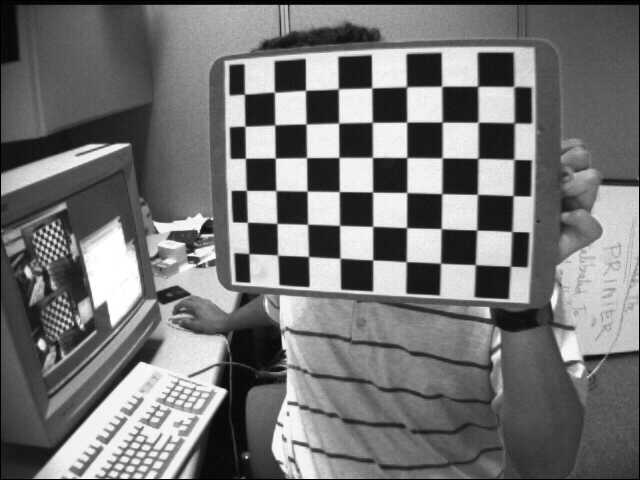
#> input picture notes/core/camera_callibration/img/calib_/left01.jpg, 640 x 480 px, found by its file name; its folder holds 4 pictures in this run; the run also reads 1 picture not shown here
$ python test.py
#> lines starting #> are read from the running program, lines starting #| are printed output that depends on the picture; after the words box and inside, x2 and y2 are one past the last pixel; in counts of white or black regions, pixels touching at a corner belong together
### notes/core/camera_callibration/mycalibrator.py
# 2023, March
# by @mahaamesha
# I want to do camera calibration to get intrinsic and extrinsic parameter.
# Then, I need to undistort test image

import cv2 as cv
import numpy as np
import matplotlib.pyplot as plt
import os


class CameraCalibrator():
	def __init__(self, PATERN_SIZE:tuple=(8,6), calib_dir:str="./img/calib/"):
		print('Initialize CameraCalibrator class ...', end=' ')
		self.PATERN_SIZE = PATERN_SIZE
		self.calib_dir = os.path.join( os.path.abspath(__file__), '../' , calib_dir )
		self.test_dir = os.path.join( os.path.abspath(__file__), '.././img/test/' )

		# store compressed images. i need it later in calibration
		self.obj_imgs = {}

		# termination criteria
		self.criteria = (cv.TERM_CRITERIA_EPS + cv.TERM_CRITERIA_MAX_ITER, 30, 0.001)

		# prepare object points, like (0,0,0), (1,0,0), (2,0,0) ....,(6,5,0)
		self.objp = np.zeros((self.PATERN_SIZE[0] * self.PATERN_SIZE[1], 3), np.float32)
		self.objp[:,:2] = np.mgrid[0:self.PATERN_SIZE[0], 0:self.PATERN_SIZE[1]].T.reshape(-1,2)

		# arrays to store object points and image points from all the images.
		self.objpoints = [] # 3d point in real world space
		self.imgpoints = [] # 2d points in image plane

		# calibration properties
		self.ret = None     # calibration return value
		self.mtx = None     # camera matrix
		self.dist = None    # distortion coefs
		self.rvecs = None   # rotational vector
		self.tvecs = None   # translation vector

		# reprojection error
		self.mean_err = None
		print('Done')


	def compress_calib_imgs(self, isResize:bool=0):
		print('Compressing calibration images ...')
		def compress_imgs_inside_dir(dir, isResize:bool=0):
#> called with isResize = 0
			for fname in os.listdir(dir):
				print('\tGrayscaling', end=' ')
				path = os.path.join(dir, fname)
				img = cv.imread(path, cv.IMREAD_GRAYSCALE)
#> img is the input picture: shape (480, 640); min 0, max 255, mean 116.6
				plt.imshow(img)

				if isResize:
					i = 1
					h, w = img.shape[0], img.shape[1]
					while w >= 1080:
						h, w = img.shape[0]//i, img.shape[1]//i
						i += 1
					print('and resizing', end=' ')
					img = cv.resize(img, (w,h))

				self.obj_imgs.update( {fname: img} )
				print('%s ...' %fname, end=' ')
				print('Done')
		compress_imgs_inside_dir(self.calib_dir, isResize)
		compress_imgs_inside_dir(self.test_dir, isResize)
#> call 2 of compress_imgs_inside_dir, with isResize = 0
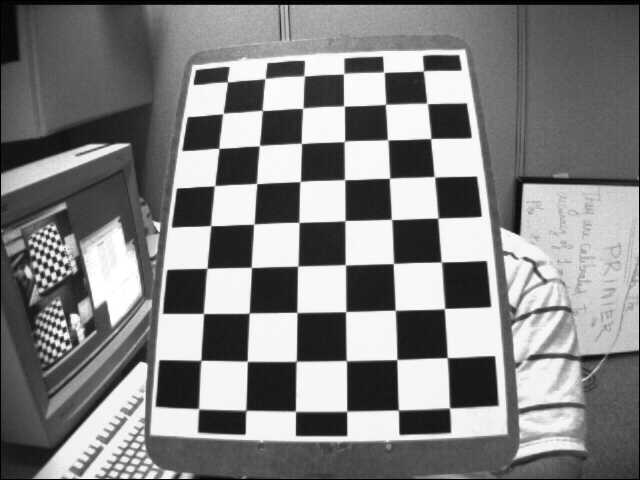
#> input picture notes/core/camera_callibration/img/test/left12.jpg, 640 x 480 px, found by its file name
#> in compress_imgs_inside_dir, img is the input picture: shape (480, 640); min 0, max 255, mean 129.5
#> after the loop in get_calib_properties, `for fname, gray in list( self.obj_imgs.items() )[:-1]:`:
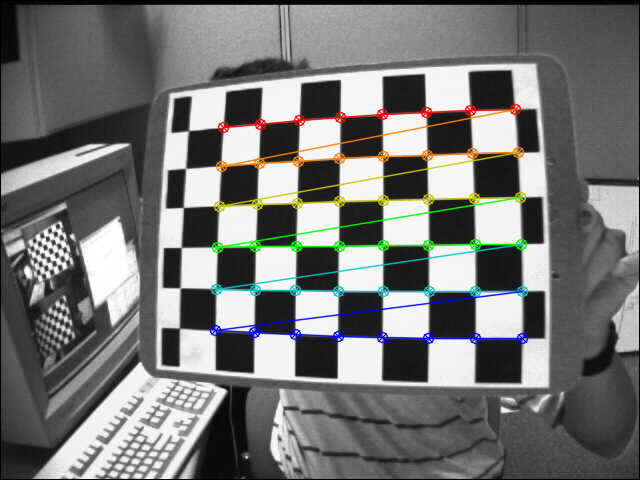
#> img: shape (480, 640, 3); mean B, G, R 116.3, 117.6, 117
#> in get_calib_properties, `plt.imshow(cv.cvtColor(img, cv.COLOR_BGR2RGB))`:
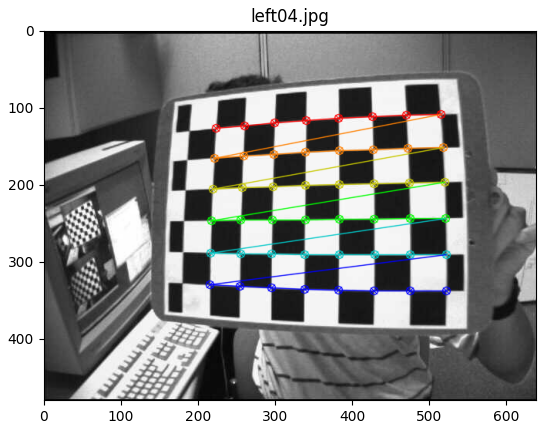
#> figure drawn by matplotlib, 1 panel


	# improvement of compress_calib_imgs. See tests/resize/main.py
	def size_preconditioning(self, file_path, dsize:tuple=(1920,1080)):
		"""
		Function to crop image into desired size (default=1920x1080).
		I assume that the input image has larger size.
		"""
#> called with dsize = (1920, 1080)
		im = cv.imread(file_path, cv.IMREAD_GRAYSCALE)
		h, w = im.shape[:2]
#> h = 480; w = 640

		# resize
		resize_size = (w, h)
#> resize_size = (640, 480)
		c = 1   # divider factor
		while resize_size[0] > dsize[0] and resize_size[1] > dsize[1]:
			c += 0.1
			resize_size = (int(w/c), int(h/c))
			if resize_size[0] < dsize[0] or resize_size[1] < dsize[1]:  # in last iteration
				c -= 0.1
				resize_size = (int(w/c), int(h/c))
				h, w = resize_size[1], resize_size[0]
				break
#> after the loop, c = 1; h = 480; w = 640
		im_resize = cv.resize(im, resize_size)

		# rows n cols range for cropping
		rows = (h//2-dsize[1]//2, h//2+dsize[1]//2)    # rows ~ height
#> rows = (-300, 780)
		cols = (w//2-dsize[0]//2, w//2+dsize[0]//2)    # cols ~ width
#> cols = (-640, 1280)
		im_crop = im_resize[rows[0]:rows[1], cols[0]:cols[1]]

		im_final = cv.rectangle(im_resize.copy(), pt1=(cols[0], rows[0]), pt2=(cols[1], rows[1]), color=(0,255,0), thickness=int(0.5/100*h))
		im_final = cv.circle(im_final, (w//2, h//2), color=(0,255,0), radius=int(1/100*h), thickness=-1)
#> im_final: shape (480, 640); 0.02% of pixels changed, all inside (x1, y1, x2, y2) = (316, 236, 325, 245)

		return im_crop


	# [12 lines left out: function compress_calib_imgs2, not called in this run]


	def get_calib_properties(self):
		print('Getting calibration properties ...')
		# find the chessboard pattern
		for fname, gray in list( self.obj_imgs.items() )[:-1]:		# last image is test image
			print('\tFinding chessboard corners in %s ...' %fname, end=' ')
			# img = cv.imread(os.path.join(self.calib_dir, fname))
			# gray = cv.cvtColor(img, cv.COLOR_BGR2GRAY)
			img = cv.cvtColor(gray, cv.COLOR_GRAY2BGR)
			# find the chess board corners
			ret, corners = cv.findChessboardCorners(gray, self.PATERN_SIZE, corners=None, )

			if ret == True:
				self.objpoints.append(self.objp)
				# increase accuracy
				corners2 = cv.cornerSubPix(gray, corners, winSize=(7,7), zeroZone=(-1,-1), criteria=self.criteria)
				self.imgpoints.append(corners2)
				# draw and display the corners
				cv.drawChessboardCorners(img, self.PATERN_SIZE, corners2, ret)
				print('Done')
			else: print('Failed')	# failed detect chessboard corners

		# save the last img
		plt.imshow( cv.cvtColor(img, cv.COLOR_BGR2RGB) ); plt.title(fname); plt.savefig( os.path.join(os.path.abspath(__file__), '../img/im_found.jpg'), dpi=300 ); plt.show()

		# calibrate to get intrinsic & extrinsic properties
		# mtx, dist are intrinsic | rvecs, tvecs are extrinsic
		print('Calibrating the camera ...', end=' ')
		self.ret, self.mtx, self.dist, self.rvecs, self.tvecs = cv.calibrateCamera(self.objpoints, self.imgpoints, gray.shape[::-1], \
																					cameraMatrix=None, distCoeffs=None, rvecs=None, tvecs=None)
		# convert tuple to numpy array
		self.rvecs, self.tvecs = np.asarray(self.rvecs), np.asarray(self.tvecs)
		print('Done')


	def calculate_reprojection_error(self):
		print('Calculating the re-projection error ...', end=' ')
		self.mean_err = 0
		for i in range(len(self.objpoints)):
			imgpoints2, _ = cv.projectPoints(self.objpoints[i], self.rvecs[i], self.tvecs[i], self.mtx, self.dist)
			error = cv.norm(self.imgpoints[i], imgpoints2, cv.NORM_L2)/len(imgpoints2)
			self.mean_err += error
		self.mean_err = self.mean_err/len(self.objpoints)
		print('Done')


	def print_calib_properties(self):
		print('\n========== CALIBRATION PROPERTIES ==========\n')
		print('Ret:', self.ret, end="\n\n")
		print('Camera matrix:'); print("Type:", type(self.mtx)); print("Shape:", self.mtx.shape); print(self.mtx, end="\n\n")
		print('Distortion coefficients:'); print("Type:", type(self.dist)); print("Shape:", self.dist.shape); print(self.dist, end="\n\n")
		print('Rotation vectors:'); print("Type:", type(self.rvecs)); print("Shape:", self.rvecs.shape); print(self.rvecs, end="\n\n")
		print('Translation vectors:'); print("Type:", type(self.tvecs)); print("Shape:", self.tvecs.shape); print(self.tvecs, end="\n\n")
		print('*) `rvecs` and `tvecs` contains (3x1) vector for every image.\n')

		print('Re-projection error:', self.mean_err)
		print('*) The closer the re-projection error is to zero, the more accurate the parameters we found are.')
		print('\n======= (END) CALIBRATION PROPERTIES =======\n')


	# if I already did the calibration once, i can save the calib properties
	def store_calib_properties(self, file_path:str='./data/calib_properties.npz'):
		print('Storing calibration properties ...', end=' ')
		file_path = os.path.join( os.path.abspath(__file__), '../' , file_path )
		np.savez(file_path, \
			objpoints=self.objpoints, \
			imgpoints=self.imgpoints, \
			ret=self.ret, \
			mtx=self.mtx, \
			dist=self.dist, \
			rvecs=self.rvecs, \
			tvecs=self.tvecs)
		print('Done')


	def load_calib_properties(self, file_path:str='./data/calib_properties.npz'):
		print('Loading calibration properties ...', end=' ')
		file_path = os.path.join( os.path.abspath(__file__), '../' , file_path )
		data = np.load(file_path)

		self.objpoints = data['objpoints']
		self.imgpoints = data['imgpoints']
		self.ret = data['ret']
		self.mtx = data['mtx']
		self.dist = data['dist']
		self.rvecs = data['rvecs']
		self.tvecs = data['tvecs']
		print('Done')


	def undistort_image(self, file_path:str='./img/test/left12.jpg', alpha=1):
		print('Undistorting test image ...')
		path = os.path.join( os.path.abspath(__file__), '../' , file_path )
		print('\tReading test image ...', end=' ')
		if file_path != '':
			img = cv.imread(path, cv.IMREAD_GRAYSCALE)      # test image
			img = self.size_preconditioning(path, dsize=(1920,1080))
		elif file_path == '': img = self.obj_imgs[ list(self.obj_imgs.keys())[-1] ]
		h, w = img.shape
#> h = 300; w = 640
		print('Done')

		# get optimum camera matrix. if alpha=0, it will not remove pixel information
		print('\tOptimizing camera matrix ...', end=' ')
		newcameramtx, roi = cv.getOptimalNewCameraMatrix(self.mtx, self.dist, (w,h), alpha, newImgSize=(w,h))
		print('Done')

		# use remapping to undistort image
		print('\tUndistorting test image using remapping method ...', end=' ')
		mapx, mapy = cv.initUndistortRectifyMap(self.mtx, self.dist, None, newcameramtx, (w,h), 5)
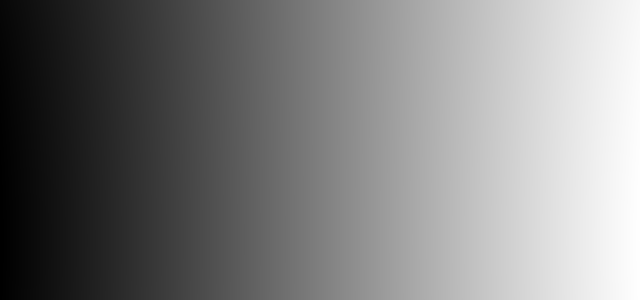
#> mapx: shape (300, 640) float32; min 34.69, max 639.1, mean 336.6; drawn with min black and max white
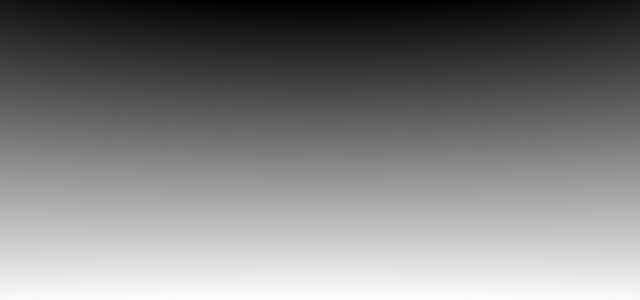
#> mapy: shape (300, 640) float32; min 13.14, max 299, mean 155.3; drawn with min black and max white
		dst = cv.remap(img, mapx, mapy, cv.INTER_LINEAR)
		# crop the image
		x, y, w, h = roi
		dst = dst[y:y+h, x:x+w]
#> dst: shape (299, 639)
		print('Done')

		plt.imshow( cv.cvtColor(img, cv.COLOR_BGR2RGB) ); plt.savefig( os.path.join(os.path.abspath(__file__), '../img/im_distorted.jpg'), dpi=300 ); plt.show()
		plt.imshow( cv.cvtColor(dst, cv.COLOR_BGR2RGB) ); plt.savefig( os.path.join(os.path.abspath(__file__), '../img/im_undistorted.jpg'), dpi=300 ); plt.show()

		return img, dst


	def get_diff_image(self, im1, im2):
		print('Getting the absolute difference image ...', end=' ')
		im1_resized = cv.resize(im1, (im2.shape[1], im2.shape[0]))
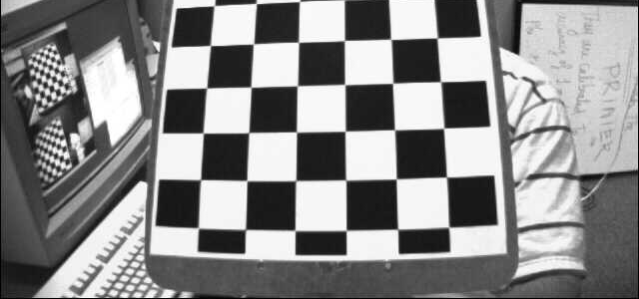
#> im1_resized: shape (299, 639); min 0, max 255, mean 136.9
		im_diff = cv.absdiff(im1_resized, im2)
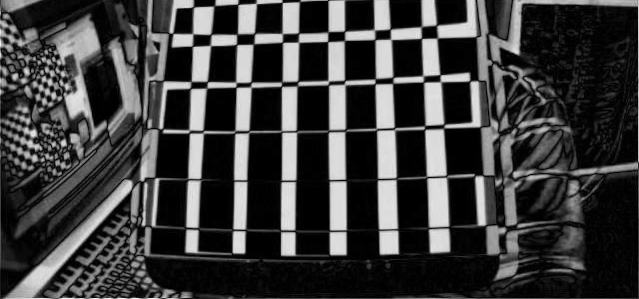
#> im_diff: shape (299, 639); min 0, max 248, mean 61.8

		fig, axs = plt.subplots(1, 2, figsize=(12,6))
		axs[0].imshow( cv.cvtColor(im1, cv.COLOR_BGR2RGB) )
		axs[1].imshow( cv.cvtColor(im2, cv.COLOR_BGR2RGB) )
		plt.savefig( os.path.join(os.path.abspath(__file__), '../img/im_compare.jpg'), dpi=300 ); plt.show()

		plt.imshow( cv.cvtColor(im_diff, cv.COLOR_BGR2RGB) ); plt.savefig( os.path.join(os.path.abspath(__file__), '../img/im_absdiff.jpg'), dpi=300 ); plt.show()
		print('Done')
		return im_diff


	def do_camera_calibration(self):
		self.get_calib_properties()
		self.calculate_reprojection_error()
		self.print_calib_properties()
		self.store_calib_properties()


	def do_image_undistortion(self, file_path:str='./img/test/left12.jpg', alpha:bool=0):
		self.load_calib_properties()
		img, dst = self.undistort_image(file_path, alpha)
		return img, dst

### notes/core/camera_callibration/test.py
import mycalibrator as c


if __name__ == "__main__":
    CamCalib = c.CameraCalibrator(PATERN_SIZE=(8,6), calib_dir='./img/calib_/')

    CamCalib.compress_calib_imgs(isResize=0)

    CamCalib.do_camera_calibration()

    im1, im2 = CamCalib.do_image_undistortion('./img/test_/left12.jpg', alpha=0)
    im_diff = CamCalib.get_diff_image(im1, im2)
